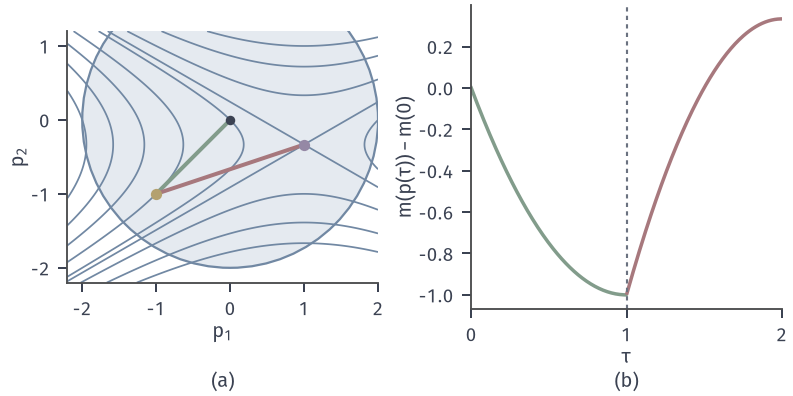

Generate this figure with Python:
from pathlib import Path
import sys
sys.path.insert(0, str(Path(__file__).resolve().parents[1]/"tr-common"))
from tr_core import *
HERE = Path(__file__).resolve().parent
# 原点处 B 不定：把狗腿路径照搬过来，第二段上模型上升。
fig, axs = figure(width_mm=112, height_mm=56, ncols=2)
ax = axs[0]; P1, P2 = np.meshgrid(np.linspace(-2.2, 2.0, 400), np.linspace(-2.2, 1.2, 400))
disk(ax, (0, 0), 2)
ax.contour(P1, P2, P1 + P2 - .5*P1**2 + 1.5*P2**2, levels=[-4, -3, -2, -1, 0, 1/3, 1, 2, 3], colors=[BLUE], linewidths=.7)
pu, pn = np.array([-1., -1.]), np.array([1., -1/3])
ax.plot([0, pu[0]], [0, pu[1]], color=GREEN, lw=1.6); ax.plot([pu[0], pn[0]], [pu[1], pn[1]], color=RED, lw=1.6)
ax.plot([0], [0], 'o', color=INK, ms=3.8, mew=0); ax.plot(*pu, 'o', color=YELLOW, ms=4.5, mew=0, zorder=6); ax.plot(*pn, 'o', color=PURPLE, ms=4.5, mew=0, zorder=6)
ax.set_aspect('equal'); ax.set_xlim(-2.2, 2.0); ax.set_ylim(-2.2, 1.2); ax.set_xlabel('$p_1$', labelpad=1); ax.set_ylabel('$p_2$', labelpad=1)
ax = axs[1]; T = np.linspace(0, 2, 300); P = np.array([t*pu if t <= 1 else pu + (t-1)*(pn-pu) for t in T]); M = np.array([mdec(p, O_G, O_B) for p in P])
ax.plot(T[T <= 1], M[T <= 1], color=GREEN, lw=1.4); ax.plot(T[T >= 1], M[T >= 1], color=RED, lw=1.4)
ax.axvline(1, color=MUTED, lw=.85, ls=(0, (2, 2))); ax.set_xlim(0, 2); ax.set_xticks([0, 1, 2]); ax.set_xlabel('$\\tau$', labelpad=1); ax.set_ylabel(r'$m(p(\tau))-m(0)$', labelpad=1)
panels(fig, .085, .985, .985, .22, .3); tags(fig, axs)
save(fig, HERE, 'figure', {'g': [1, 1], 'B': 'diag(-1,3)'})
